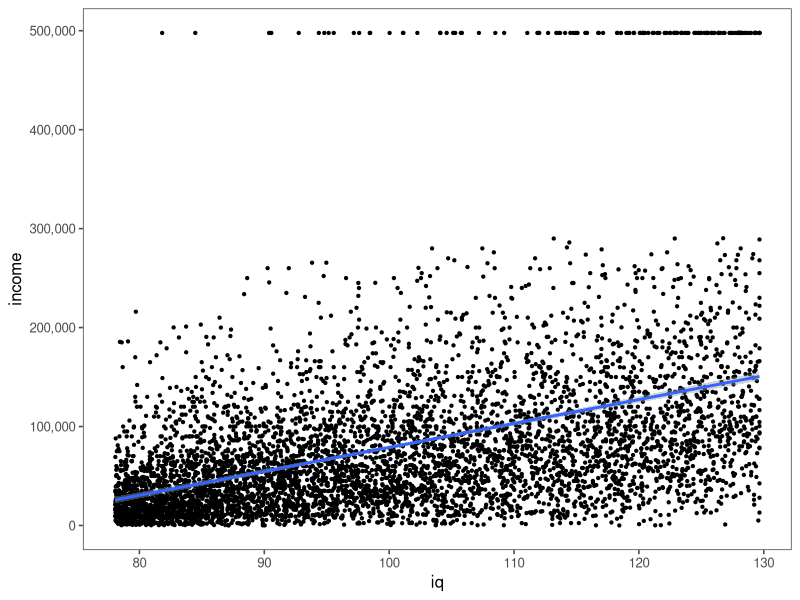
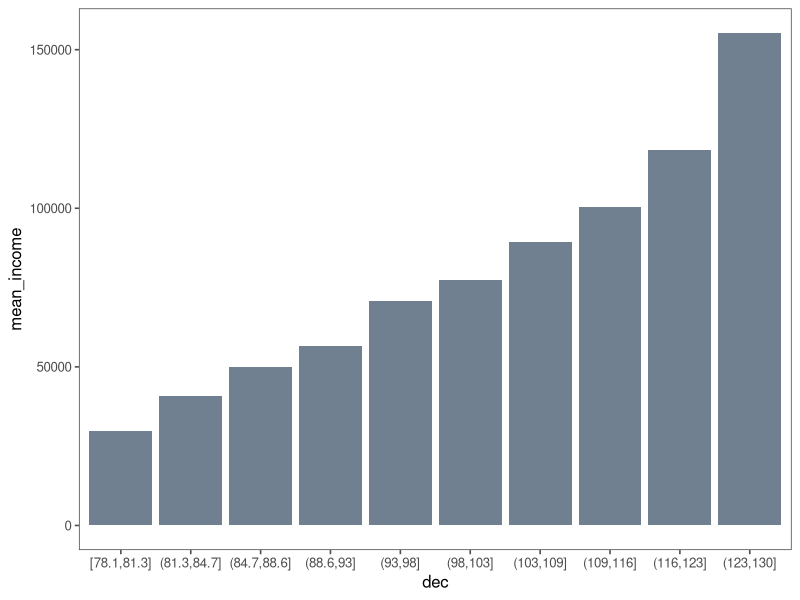

Write R code to recreate these figures, in order.
library(dplyr)
library(ggplot2)
library(ggthemes)
library(scales)

df        <- read.csv("default.csv") %>%
             filter(R0618301 > 0 & T4112300 > 0) %>%
             mutate(iq=((R0618301 - mean(R0618301)) / sd(R0618301)) * 
                                 15 + 100) %>%
             mutate(dec=cut(iq, unique(quantile(iq, seq(0, 1, 0.1))),
                            include.lowest=TRUE)) %>%
             select(-R0618301)
names(df) <- c("id", "income", "iq", "dec")

g1        <- ggplot(data=df, aes(iq, income)) +
             geom_point(cex=0.8) +
             stat_smooth(method="lm", lwd=1) +
             scale_y_continuous(labels=comma) +
             theme_few()
g1

grouped   <- group_by(df, dec)
means     <- summarise(grouped, mean_income=mean(income))

g2        <- ggplot(means, aes(dec, mean_income)) +
             geom_bar(stat="identity", fill="slategrey") +
             theme_few()
g2